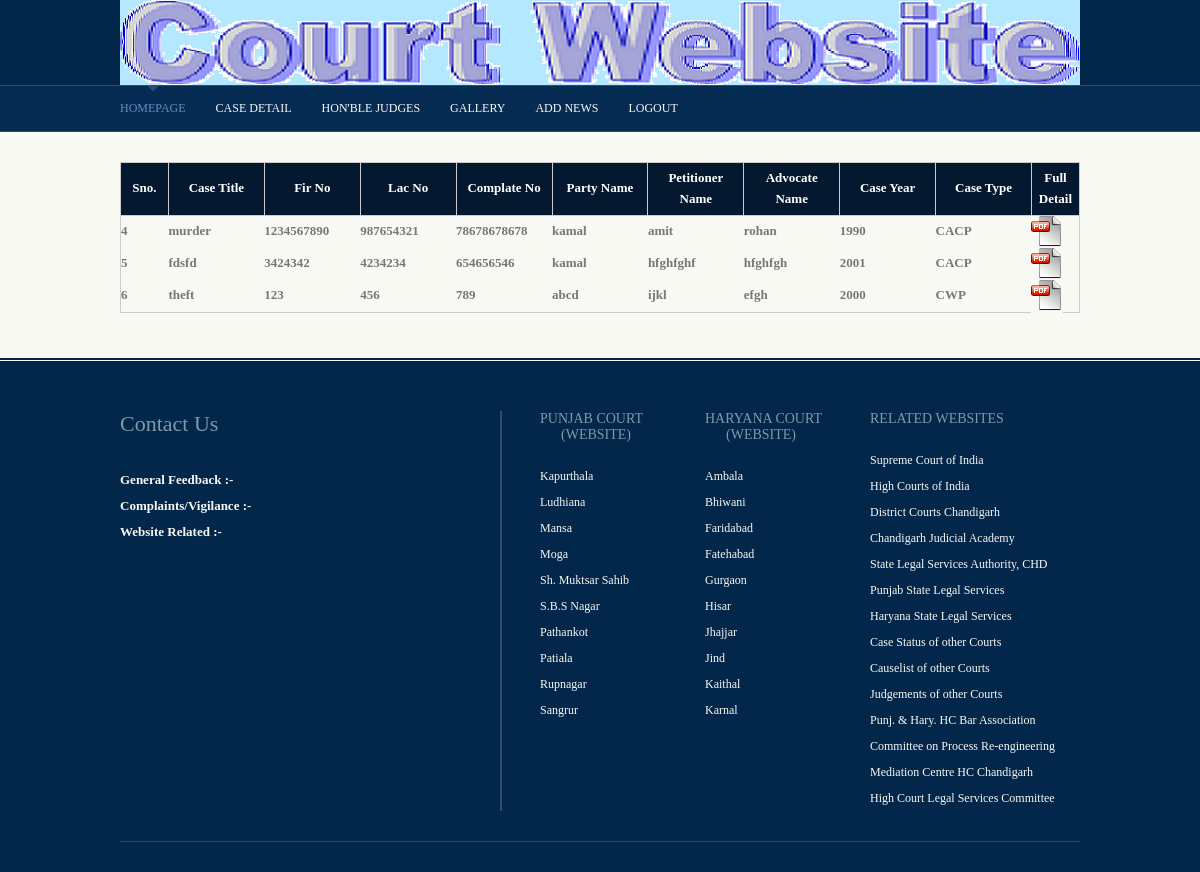
Page /high_court_site/editcase.php (signed in) on the committed database.
### tables this page shows
CREATE TABLE IF NOT EXISTS `addcase` (
`id` int(78) NOT NULL,
  `ctitle` varchar(200) NOT NULL,
  `firno` varchar(200) NOT NULL,
  `lacno` varchar(200) NOT NULL,
  `cmpno` varchar(200) NOT NULL,
  `pname` varchar(200) NOT NULL,
  `partyadv` varchar(200) NOT NULL,
  `othername` varchar(200) NOT NULL,
  `otheradv` varchar(200) NOT NULL,
  `ctype` varchar(200) NOT NULL,
  `cyear` varchar(200) NOT NULL,
  `state` varchar(200) NOT NULL,
  `desc` longtext NOT NULL,
  `caseno` varchar(200) NOT NULL,
  `date` varchar(200) NOT NULL,
  `final` varchar(200) NOT NULL,
  `pdf` varchar(200) NOT NULL,
  `status` varchar(80) NOT NULL,
  `coatno` varchar(400) NOT NULL,
  `judge` varchar(300) NOT NULL,
  `main1` varchar(45) NOT NULL
);

### high_court_site/editcase.php (the view, shortened to what this page needs)
<?php include("adminheader.php") ?>
<div class="wrapper row4">
  <div id="container" class="clear">
    <div id="homepage" class="clear">
      <table summary="Summary Here" cellpadding="0" cellspacing="0">
        <thead>
          <tr>
            <th width="5%">Sno.</th>
            <th width="10%">Case Title</th>
            <th width="10%">Fir No</th>
            <th width="10%">Lac No</th>
            <th width="10%">Complate No</th>
            <th width="10%">Party Name</th>
            <th width="10%">Petitioner Name</th>
            <th width="10%">Advocate Name</th>
            <th width="10%">Case Year</th>
            <th width="10%">Case Type</th>
            <th width="10%">Full Detail</th>
            </tr>
        </thead>
        <tbody>
        	<?php
			$r=mysql_query("select * from addcase")or die(mysql_error());
				while($s=mysql_fetch_array($r)){
				?>
			<tr>
            <th width="5%"><?php echo $s['id'] ?></th>
            <th width="10%"><?php echo $s['ctitle'] ?></th>
            <th width="10%"><?php echo $s['firno'] ?></th>
            <th width="10%"><?php echo $s['lacno'] ?></th>
            <th width="10%"><?php echo $s['cmpno'] ?></th>
            <th width="10%"><?php echo $s['pname'] ?></th>
            <th width="10%"><?php echo $s['othername'] ?></th>
            <th width="10%"><?php echo $s['partyadv'] ?></th>
            <th width="10%"><?php echo $s['cyear'] ?></th>
            <th width="10%"><?php echo $s['ctype'] ?></th>
            <th width="10%"><a href="<?php echo $s['pdf'] ?>">
            <img src="images/images/icon_pdf.png" /></a></th>
            </tr>
				<?php
                }
			?>
        </tbody>
        </table>
    </div>
  </div>
</div>
<?php include("footer.php") ?>

### high_court_site/layout/styles/layout.css (style rules this page uses)
html { overflow-y:scroll; }
body { margin:0; padding:0; font-size:13px; font-family:Georgia, "Times New Roman", Times, serif; background-color:#03274B; }
.clear:after { content:"."; display:block; height:0; clear:both; visibility:hidden; line-height:0; }
.clear { display:inline-block; }
html[xmlns] .clear { display:block; }
a { outline:none; text-decoration:none; }
img { margin:0; padding:0; border:none; }
div.wrapper { display:block; width:100%; text-align:left; }
.row4 { color:#777777; background-color:#F8F9F3; border-bottom:2px solid #03274B; }
#header, #featured_slide, #container, #footer, #copyright { display:block; position:relative; width:960px; margin:0 auto; }
#container { padding:30px 0; }
#container a { color:#591F58; background-color:#F8F9F3; }

### high_court_site/layout/styles/tables.css (style rules this page uses)
table { width:100%; border-collapse:collapse; table-layout:auto; vertical-align:top; margin-bottom:15px; border:1px solid #CCCCCC; }
table thead th { color:#FFFFFF; background-color:#04182F; border:1px solid #CCCCCC; border-collapse:collapse; text-align:center; table-layout:auto; vertical-align:middle; }
table thead th, table tbody td { padding:5px; border-collapse:collapse; }

### high_court_site/layout/styles/homepage.css (style rules this page uses)
#homepage { display:block; width:100%; line-height:1.6em; }

### rows in the picture
addcase: id "4", ctitle "murder", firno "1234567890", lacno "987654321", cmpno "78678678678", pname "kamal", othername "amit", partyadv "rohan", cyear "1990", ctype "CACP"
addcase: id "5", ctitle "fdsfd", firno "3424342", lacno "4234234", cmpno "654656546", pname "kamal", othername "hfghfghf", partyadv "hfghfgh", cyear "2001", ctype "CACP"
addcase: id "6", ctitle "theft", firno "123", lacno "456", cmpno "789", pname "abcd", othername "ijkl", partyadv "efgh", cyear "2000", ctype "CWP"
